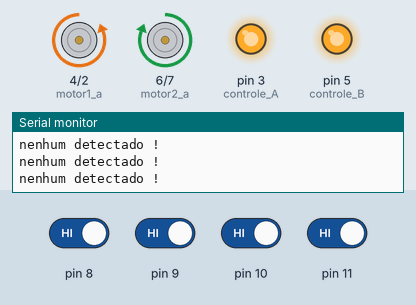
This sketch was run on a simulated Arduino Uno, built with avr-gcc and run on an emulated ATmega328P. On the bench: motor-driver pin pairs drawn as motors (green arrow = first pin HIGH = forward, orange = second pin HIGH = backward, longer = more drive), output pins drawn as LEDs (lit = HIGH), the last lines printed to the serial monitor. The inputs (shaded band) are chosen by the test bench; at power-on: pin 8–11 HIGH.

Above: at 1.2 s.
1.3 s: pin 8 driven LOW
At 2.1 s:
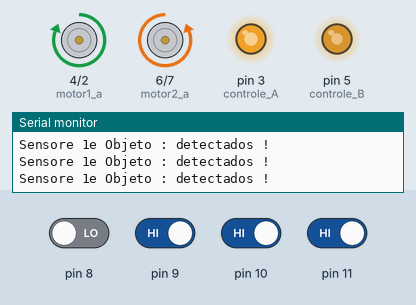
2.8 s: pin 9 driven LOW
At 3.8 s:
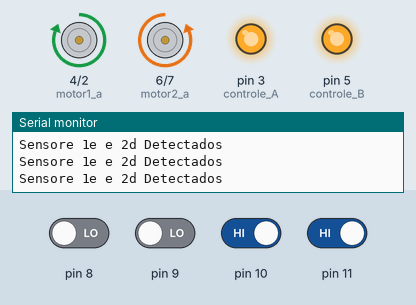
4.3 s: pin 10 driven LOW
At 4.6 s:
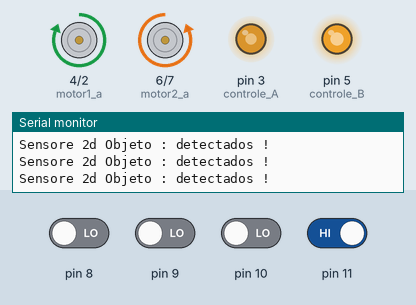
5.8 s: pin 11 driven LOW
At 6.4 s:
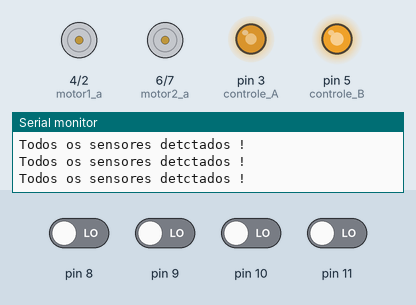
7.3 s: pin 9 driven HIGH
At 8.2 s:
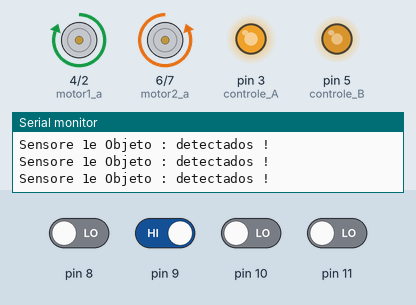
10.3 s: pin 10 driven HIGH
At 11.0 s:
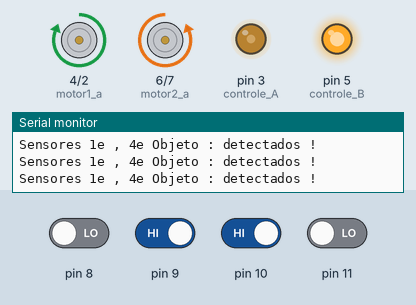
Timing chart, 0 to 12.8 s (numbered marks = the images above; inputs shaded):
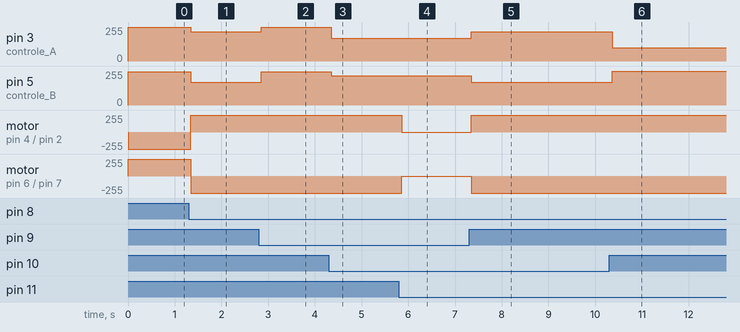

Measured:
- after the input at 1.3 s, pin 3 (controle_A): 255/255 → 220/255 at once; pin 5 (controle_B): 250/255 → 170/255 at once; motor on pin 4 (motor1_a) / pin 2 (motor1_b): backward 255/255 → forward 255/255 at once; motor on pin 6 (motor2_a) / pin 7 (motor2_b): forward 255/255 → backward 255/255 at once
- after the input at 2.8 s, pin 3 (controle_A): 220/255 → 255/255 after 0.06 s; pin 5 (controle_B): 170/255 → 250/255 after 0.06 s
- after the input at 4.3 s, pin 3 (controle_A): 255/255 → 170/255 after 0.05 s; pin 5 (controle_B): 250/255 → 220/255 after 0.05 s
- after the input at 5.8 s, motor on pin 4 (motor1_a) / pin 2 (motor1_b): forward 255/255 → stopped after 0.06 s; motor on pin 6 (motor2_a) / pin 7 (motor2_b): backward 255/255 → stopped after 0.06 s
- after the input at 7.3 s, pin 3 (controle_A): 170/255 → 220/255 after 0.05 s; pin 5 (controle_B): 220/255 → 170/255 after 0.05 s; motor on pin 4 (motor1_a) / pin 2 (motor1_b): stopped → forward 255/255 after 0.05 s; motor on pin 6 (motor2_a) / pin 7 (motor2_b): stopped → backward 255/255 after 0.05 s
- after the input at 10.3 s, pin 3 (controle_A): 220/255 → 100/255 after 0.06 s; pin 5 (controle_B): 170/255 → 255/255 after 0.06 s

The sketch:

thomas_definitivo.ino
```cpp
// declaracao dos sensores
int sensor1e = 0;
int sensor2d = 0;
int sensor3d = 0;
int sensor4e = 0;


//declaracao dos motores
int motor1_a=4;
int motor1_b=2;
int motor2_a=6;
int motor2_b=7;

//pinos pwm
int controle_A = 3;
int controle_B = 5;

// bloco das funcoes
/*
  int teste_sensores(int sensor1e , int sensor2d ,int sensor3d , int sensor4e)
   {
    if(sensor1e ==0)
    {
      Serial.println("sensor 1 detectado");
    }

        if(sensor2d ==0)
    {
      Serial.println("sensor 2 detectado");
    }

        if(sensor3d ==0)
    {
      Serial.println("sensor 3 detectado");
    }

        if(sensor4e ==0)
    {
      Serial.println("sensor 4 detectado");
    }

   }
*/

		void movimento_frente()
		{
		digitalWrite(motor1_a , HIGH);
		digitalWrite(motor1_b , LOW);
		digitalWrite(motor2_a , LOW);
		digitalWrite(motor2_b , HIGH);
		// delay(2000);
		}

		void movimento_re()
		{
		digitalWrite(motor1_a , LOW);
		digitalWrite(motor1_b , HIGH);
		digitalWrite(motor2_a , HIGH);
		digitalWrite(motor2_b , LOW);
		//  delay(2000);
		}

		void giro_a_direita()
		{
		digitalWrite(motor1_a , HIGH);
		digitalWrite(motor1_b , LOW);
		digitalWrite(motor2_a , LOW);
		digitalWrite(motor2_b , LOW);
		// delay(2000);
		}

		void giro_a_esquerda()
		{
		digitalWrite(motor1_a , LOW);
		digitalWrite(motor1_b , LOW);
		digitalWrite(motor2_a , LOW);
		digitalWrite(motor2_b , HIGH);
		// delay(2000);
		}

		void motores_parados()
		{
		digitalWrite(motor1_a , HIGH);
		digitalWrite(motor1_b , HIGH);
		digitalWrite(motor2_a , HIGH);
		digitalWrite(motor2_b , HIGH);
		//  delay(1000);
		}
// fim do bloco das funcoes

void setup()
{
    Serial.begin(9600);

// configuracao dos sensores
	pinMode(8, INPUT);
	pinMode(9, INPUT);
	pinMode(10, INPUT);
	pinMode(11, INPUT);

// configuracoes dos motores
	pinMode (motor1_a , OUTPUT);
	pinMode (motor1_b , OUTPUT);
	pinMode (motor2_a , OUTPUT);
	pinMode (motor2_b , OUTPUT);

}


void loop()
{

 // analogWrite(controle_A,50 );
 // analogWrite(controle_B,50 );

	sensor1e = digitalRead(8);
	sensor2d = digitalRead(9);
	sensor3d = digitalRead(10);
	sensor4e = digitalRead(11);

// teste_sensores (sensor1e , sensor2d, sensor3d ,sensor4e);
// essa funcao faz o teste dos sensoresde modo individual

	if (sensor1e ==0 && sensor2d==0 && sensor3d==0 && sensor4e == 0)
	{
    Serial.println("Todos os sensores detctados !");

       motores_parados();
	}

    if (sensor1e ==1 && sensor2d==1 && sensor3d==1 && sensor4e == 1)
	{
    Serial.println("nenhum detectado !");

         analogWrite(controle_A,255 );
      analogWrite(controle_B,250);
            movimento_re();
	}

	if (sensor1e == 0 && sensor2d ==0 && sensor3d ==1 && sensor4e == 1)
	{
    Serial.println("Sensore 1e e 2d Detectados");
      analogWrite(controle_A,255 );
      analogWrite(controle_B,250);

     movimento_frente();
	}

	if (sensor1e ==0 && sensor4e == 0 && sensor2d==1 && sensor3d==1)
	{
	Serial.println("Sensores 1e , 4e Objeto : detectados !");

	analogWrite(controle_A,100 );
	analogWrite(controle_B,255 );
	movimento_frente(); //giro_a_esquerda();
	}

	if (sensor2d==0 && sensor3d==0 && sensor1e ==1 && sensor4e == 1)
   {
	Serial.println("Sensores 2d , 3d Objeto : detectados !");

	analogWrite(controle_A, 255 );
	analogWrite(controle_B,100 );
	movimento_frente();// giro_a_direita();
	}

	if (sensor2d==1 && sensor3d==1 && sensor1e ==1 && sensor4e == 0)
   {
	Serial.println("Sensore 4e Objeto : detectados !");

	analogWrite(controle_A, 80 );
	analogWrite(controle_B,255 );
	movimento_frente();// giro_a_direita();
	}

	if (sensor2d==1 && sensor3d==0 && sensor1e ==1 && sensor4e == 1)
   {
	Serial.println("Sensore 3d Objeto : detectados !");

	analogWrite(controle_A, 255 );
	analogWrite(controle_B,80 );
	movimento_frente();// giro_a_direita();
	}

	if (sensor2d==1 && sensor3d==1 && sensor1e ==0 && sensor4e == 1)
   {
	Serial.println("Sensore 1e Objeto : detectados !");

	analogWrite(controle_A, 220 );
	analogWrite(controle_B,170 );
	movimento_frente();// giro_a_direita();
	}

	if (sensor2d==0 && sensor3d==1 && sensor1e ==1 && sensor4e == 1)
   {
	Serial.println("Sensore 2d Objeto : detectados !");

	analogWrite(controle_A, 170 );
	analogWrite(controle_B,220 );
	movimento_frente();// giro_a_direita();
	}

	if (sensor2d==1 && sensor3d==0 && sensor1e ==0 && sensor4e == 0)
   {
	Serial.println("Sensore 1e Objeto : detectados !");

	analogWrite(controle_A, 220 );
	analogWrite(controle_B,170 );
	movimento_frente();// giro_a_direita();
	}

	if (sensor2d==0 && sensor3d==0 && sensor1e ==0 && sensor4e == 1)
   {
	Serial.println("Sensore 2d Objeto : detectados !");

	analogWrite(controle_A, 170 );
	analogWrite(controle_B,220 );
	movimento_frente();// giro_a_direita();
	}
}
```
